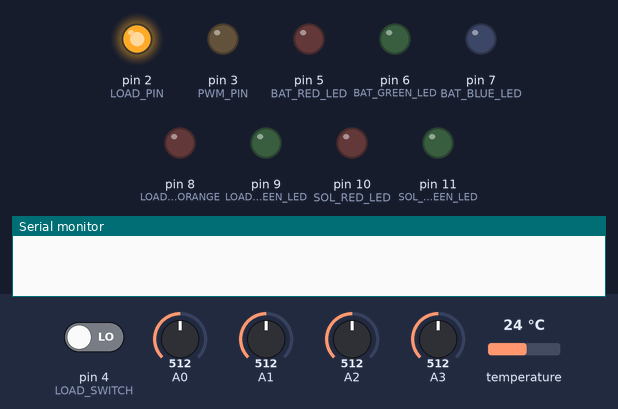
Recording of a sketch running on a simulated Arduino Uno, built with avr-gcc and run on an emulated ATmega328P. Parts: output pins drawn as LEDs (lit = HIGH), the last lines printed to the serial monitor. The inputs (shaded band) are chosen by the test bench; at power-on: pin 4 (LOAD_SWITCH) LOW, A0 = 512, A1 = 512, A2 = 512, A3 = 512, temperature 24 °C.

Above: at 1.2 s.
1.3 s: pin 4 (LOAD_SWITCH) driven HIGH
At 1.9 s:
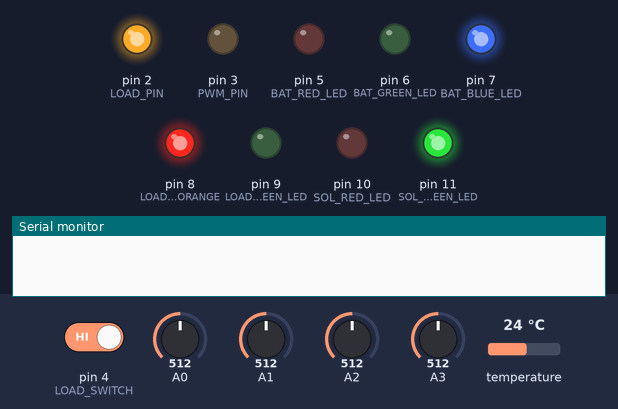
9.8 s: pin 4 (LOAD_SWITCH) driven LOW
At 9.8 s:
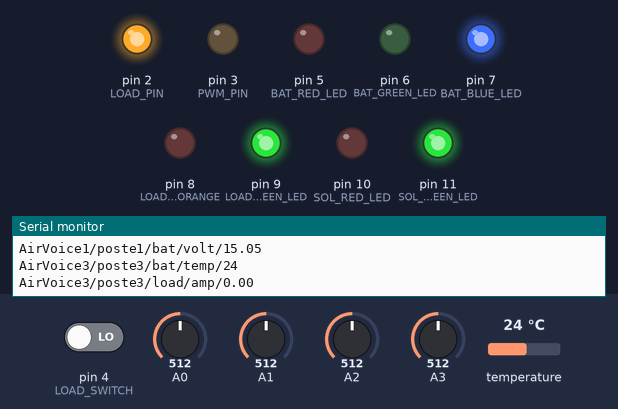
11.3 s: pin 4 (LOAD_SWITCH) driven HIGH
At 17.5 s:
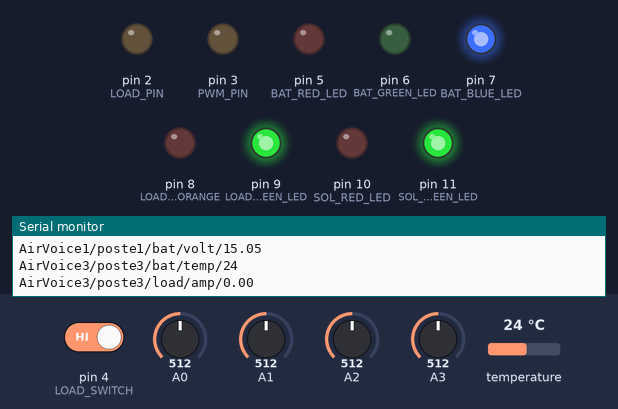
Timing chart, 0 to 25.3 s (numbered marks = the images above; inputs shaded):
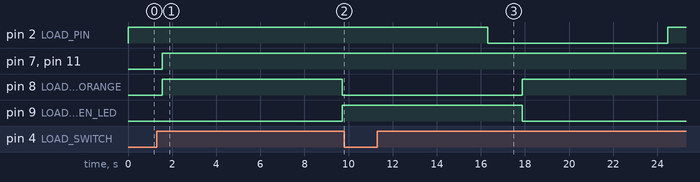

The sketch:

Solar_Charger_V7_ABN.ino
```cpp
////////////////////////////////PWM SOLAR CHARGE CONTROLLER V-7.0  POSTE 3/////////////
//-------------------------------------------------------------------------------------
//  Author: JOSEP LOPEZ SANCHEZ
//          www.ea3abn.com
//  This code is for an arduino based Solar PWM charge controller ( V-2.0)
//  Credit :logic of 3 stage charging
//  Last updated on 04/05/2023
//-------------------------------------------------------------------------------------
// Arduino pins Connections------------------------------------------------------------

    // A0 - Voltage divider to measure solar panel voltage
    // A1 - Voltage divider to measure battery voltage
    // A2 - ACS712 to monitor load current
    // A3 - ACS712 to monitor solar current
    // A4 - LCD SDA
    // A5 - LCD SCL
    // D0 - Not used
    // D1 - Not used
    // D2 - Control Load MOSFET Q2
    // D3 - PWM Output to control MOSFET Q1
    // D4 - Push Switch Control LOAD (ADDED)<<<<<<<<<<<<<<<
    // D5 - Battery Red LED
    // D6 - Battery Green LED
    // D7 - Battery Blue LED
    // D8 - Load Red Led
    // D9 - Load Green Led
    // D10- Solar Red LED
    // D11- Solar Green LED
    // D12- DS18B20 Temp. Sensor
    // D13-not used

#include <Wire.h>
#include <OneWire.h>
#include <DallasTemperature.h>

#define SOL_ADC A0          // Solar panel side voltage divider is connected to pin A0
#define BAT_ADC A1          // Battery side voltage divider is connected to pin A1
#define LOAD_CURRENT_ADC A2 // ACS 712 current sensor is connected to pin A2 for load curremt
#define SOL_CURRENT_ADC A3  // ACS 712 current sensor is connected to pin A3 for solar current
#define AVG_NUM 10          // number of iterations of the adc routine to average the adc readings
#define BAT_MIN 10.5        // minimum battery voltage for 12V system "CHANGED default BAT_MIN 10.5"
#define BAT_MAX 14.6        // maximum battery voltage for 12V system "CHANGED default BAT_MAX 15.0"
#define BULK_CH_SP 14.6     // bulk charge set point for sealed lead acid battery // flooded type set it to 14.6V
#define FLOAT_CH_SP 13.6    // float charge set point for lead acid battery
#define LVD 11.5            // Low voltage disconnect setting for a 12V system default (11.5)
#define PWM_PIN 3           // pin-3 is used to control the charging MOSFET //the default frequency is 490.20Hz
#define LOAD_PIN 2          // pin-2 is used to control the load
#define LOAD_SWITCH 4       // pin-4 is used to SWICH ON OR OFF THE LOAD
#define BAT_RED_LED 5
#define BAT_GREEN_LED 6
#define BAT_BLUE_LED 7
#define LOAD_RED_ORANGE 8
#define LOAD_GREEN_LED 9
#define SOL_RED_LED 10
#define SOL_GREEN_LED 11
#define ONE_WIRE_BUS 12 // Data wire of DS18B20 temp. sensor is connected to pin 12

//-----------------------------------------------------------------------------------------------------
///////////////////////DECLARACION DE TODAS LAS VARIABLES GLOBALES ////////////////////////////////////
//----------------------------------------------------------------------------------------------------
float solar_volt=0;
float bat_volt=0;
float load_current=0;
float solar_current=0;
float offsetVoltage = 2.5; // for ACS712 sensor
float Sensitivity =0.100; // 100mV/A for ACS712-20A variant
int temperature=0;
int temp_change=0;
float system_volt=0;
float bulk_charge_sp=0;
float float_charge_sp=0;
int charge_stage =0;
int load_status=0;///////////////////////////////////////////////////////////////////////////////////////
double PWM_Duty =0; // PWM_Duty varies from 0 to 255
float lvd; // <<<<<<<<<<<<<<<<Almacenamos el valor del voltage minimo de desconexion para bateria de 12v
int Biestable=0; // VARIABLE PARA LA CONMUTACION del Switch ON/OFF

// Variables Para las Medidas de Potencia y Energia
long unsigned time =0;
long unsigned msec=0;
long unsigned last_msec=0;
long unsigned elasped_msec=0;
long unsigned elasped_time=0;
float load_ampSecs = 0;
float load_ampHours=0;
float load_watts=0;
float load_wattSecs = 0;
float load_wattHours=0;
float solar_ampSecs = 0;
float solar_ampHours=0;
float solar_watts=0;
float solar_wattSecs = 0;
float solar_wattHours=0;

OneWire oneWire(ONE_WIRE_BUS); // Setup a oneWire instance to communicate with any OneWire devices
DallasTemperature sensors(&oneWire); // Pass our oneWire reference to Dallas Temperature sensor
//******************************************************* MAIN PROGRAM START ************************
void setup()
{

Serial.begin(9600);
sensors.begin(); // // Start up the library
TCCR2B = TCCR2B & B11111000 | 0x03;    // pin 3 PWM frequency of 980.39 Hz

pinMode(SOL_RED_LED ,OUTPUT);
pinMode(SOL_GREEN_LED,OUTPUT);
pinMode(BAT_RED_LED,OUTPUT);
pinMode(BAT_GREEN_LED,OUTPUT);
pinMode(BAT_BLUE_LED,OUTPUT);
pinMode(LOAD_RED_ORANGE ,OUTPUT);
pinMode(LOAD_GREEN_LED,OUTPUT);
pinMode(PWM_PIN,OUTPUT);
pinMode(LOAD_PIN,OUTPUT);   //<<<<< SALIDA DE CARGA
pinMode(LOAD_SWITCH,INPUT); // Define pinD4 input to control the load ON/OFF <<<<< PULSADOR CARGA
digitalWrite(PWM_PIN,LOW);  // default value of pwm duty cycle
digitalWrite(LOAD_PIN,HIGH);  // default load state is ON CADA VEZ QUE ARRANCAMOS
//digitalWrite (LOAD_RED_ORANGE,LOW);
//digitalWrite(LOAD_GREEN_LED,HIGH);// default load led state is ON CADA VEZ QUE ARRANCAMOS
}

void loop()
{
 load_Push();             // Lectura del pulsador de ON/OFF de la carga
 read_data();             // read different sensors data from analog pin of arduino
 system_voltage();        // detect the system voltage according to battery voltage
 setpoint();              // decide the charge set point according to system voltage
 charge_cycle();          // pwm charging of battery
 led_indication();        // led indication
 print_data();            // print in serial monitor
 }
//************************* FIN DEL PROGRAMA LOOP ****************************

//------------------------------------------------------------------------------------------------
/////////////////  LEEMOS Y PROMEDIAMOS LAS ENTRADAS ANALOGICAS (SOLAR VOLTAGE,BATTERY VOLTAGE)///
//------------------------------------------------------------------------------------------------
int read_adc(int adc_parameter)
{

  int sum = 0;
  int sample ;
  for (int i=0; i<AVG_NUM; i++)
  {                                        // loop through reading raw adc values AVG_NUM number of times
    sample = analogRead(adc_parameter);    // read the input pin
    sum += sample;                        // store sum for averaging
    delayMicroseconds(50);              // pauses for 50 microseconds
  }
  return(sum / AVG_NUM);                // divide sum by AVG_NUM to get average and return it
}
//-------------------------------------------------------------------------------------
//////////////ENCENDIDO Y APAGADO DE LA CARGA MEDIANTE EL PULSADOR ON/OFF /////////////
//-------------------------------------------------------------------------------------
void load_Push(void)
{
  // Encender la carga si pulsamos el pulsador y la variable Biestable es igUal a cero
  {
 if (digitalRead(LOAD_SWITCH)==HIGH && Biestable==0 && load_status==0)
  {
   Biestable=1;
   load_status=1;
   digitalWrite(LOAD_PIN, HIGH); // load is ON
   delay(10);
  }
  // Apagar LED si pulsamos el pulsador y la variable biestable es igUal a uno
   else if (digitalRead(LOAD_SWITCH)==HIGH && Biestable==1 && load_status==1)
  {
   Biestable=0;// Cambiamos valor de variable a 0
   load_status=0;
   digitalWrite(LOAD_PIN, LOW); //load is OFF
   delay(10);
  }
  }
}
//-------------------------------------------------------------------------------------
////////////////////////////////////READ THE DATA//////////////////////////////////////
//-------------------------------------------------------------------------------------
 void read_data(void)
 {
   // 5V = ADC value 1024 => 1 ADC value = (5/1024)Volt= 0.0048828Volt
   // Vout=Vin*R2/(R1+R2) => Vin = Vout*(R1+R2)/R2   R1=100 and R2=20

     solar_volt = read_adc(SOL_ADC)*0.00500*(120/20);/// valor por defecto 0.00488 valor corregido *0.00540*
     bat_volt   = read_adc(BAT_ADC)*0.00490*(120/20);/// valor por defecto 0.00488 valor corregido *0.00580*
     load_current = ((read_adc(LOAD_CURRENT_ADC)*0.00488 - offsetVoltage -0.05)/Sensitivity ); // 2.4V offset when no load is connected
     solar_current = ((read_adc(SOL_CURRENT_ADC)*0.00488 - offsetVoltage)/ Sensitivity );
      if (load_current <0)
     {
      load_current = 0;
     }
     if (solar_current <0)
     {
      solar_current = 0;
     }

    sensors.requestTemperatures();  // get temperature readings
    temperature = sensors.getTempCByIndex(0) ;    // 0 refers to the first IC on the wire

  }
//------------------------------------------------------------------------------------------------------------
/////////////////////////////////ENVIO DE TRAMA AL MODULO LORA //////////////////////////////////////////////
//------------------------------------------------------------------------------------------------------------

void print_data(void)
{
  delay(1000); // Agrega una pausa para evitar enviar datos demasiado rápido

  // Envía el voltaje solar
  Serial.print("AirVoice3/");
  Serial.print("poste3");
  Serial.print("/sol/volt/");
  Serial.println(solar_volt);
  delay(1400);
  // Envía intensidad de carga desde el panel solar
  Serial.print("AirVoice3/");
  Serial.print("poste3");
  Serial.print("/sol/chge/");
  Serial.println(solar_current);
  delay(1400);
  // Envía el voltaje de la batería
  Serial.print("AirVoice1/");
  Serial.print("poste1");
  Serial.print("/bat/volt/");
  Serial.println(bat_volt);
  delay(1400);
  // Envía la temperatura de la batería
  Serial.print("AirVoice3/");
  Serial.print("poste3");
  Serial.print("/bat/temp/");
  Serial.println(temperature);
   delay(1400);
  // Envía el valor del consumo de la carga
  Serial.print("AirVoice3/");
  Serial.print("poste3");
  Serial.print("/load/amp/");
  Serial.println(load_current);

 }
//------------------------------------------------------------------------------------------------
//////////////////////////////////SISTEMA DE DETECCION AUTOMATICA DEL VOLTAJE ////////////////////
//------------------------------------------------------------------------------------------------
void system_voltage(void)
{
  if ((bat_volt >BAT_MIN) && (bat_volt < BAT_MAX))
  {
     system_volt = 12;
  }
}
//----------------------------------------------------------------------------------------------
 ////////////////////////////////////CHARGE SET POINT //////////////////////////////////////////
//----------------------------------------------------------------------------------------------

void setpoint(void)
{
  temp_change =temperature-25.0; // 25deg cel is taken as standard room temperature
  // temperature compensation = -5mv/degC/Cell
  // If temperature is above the room temp ;Charge set point should reduced
  // If temperature is bellow the room temp ;Charge set point should increased
  if(system_volt ==12)
  {
     bulk_charge_sp = BULK_CH_SP-(0.050*temp_change) ;
     float_charge_sp=FLOAT_CH_SP-(0.050*temp_change) ;
     lvd =LVD;
  }

  else if(system_volt ==6)
  {
     bulk_charge_sp = (BULK_CH_SP/2)-(0.015*temp_change) ;
     float_charge_sp= (FLOAT_CH_SP/2)-(0.015*temp_change) ;
     lvd=LVD/2;
  }
}
//---------------------------------------------------------------------------------------------
 //////////////////////////////////////PWM CHARGE CYCLE @500 HZ //////////////////
 //--------------------------------------------------------------------------------------------
void charge_cycle(void)
{
  if(solar_volt <= 10){
    read_data();         // Reading voltage temp from the sensors
    setpoint();          // Reading temp compensated charging set point
    PWM_Duty = 0;
    analogWrite(PWM_PIN,PWM_Duty);  //generate PWM from D9 @ 0% duty // Shut down the charger

    }
//----------------------------------------------------------------------------------------------
////////////////////////////////////PWM CHARGE CYCLE @500 HZ ///////////////////////////////////
//----------------------------------------------------------------------------------------------

///////////////////////////////////  STAGE-1 (BULK CHARGING)////////////////////////////////////
    // During this stage the MOSFET is fully on by setting the duty cycle to 100%
    // Constant Current Charging
////////////////////////////////////////////////////////////////////////////////////////////
  if((bat_volt < bulk_charge_sp) && (solar_volt> (bat_volt + .5)) && charge_stage == 1){
    read_data();        // Reading voltage and temp from the sensors
    setpoint();               // Reading temp compensated charging set point
    PWM_Duty = 252.45;
    analogWrite(PWM_PIN,PWM_Duty); // 99 % duty cycle // rapid charging
   }
    charge_stage = 2;


///////////////////////////////////  STAGE-2 (TOPPING CHARGE)///////////////////////////
// During this stage the MOSFET is fully on by setting the duty cycle to 100%
// Constant voltage
////////////////////////////////////////////////////////////////////////////////////////

   // 25.5 is 10 % duty cycle
    if((PWM_Duty> 25.5 ) && (solar_volt > (bulk_charge_sp + .5)) && charge_stage == 2){
    time = millis();
     read_data();         // Reading voltage and temp from the sensors
     setpoint();              // Reading temp compensated charging set point

    if(bat_volt >= bulk_charge_sp){ // if the battery voltage rise above the bulk charge setpoint
    PWM_Duty--;                     // Slow down the charging rate by reducing the pwm duty cycle
    if(PWM_Duty < 0){               // if during slow down process duty cycle falls below 0% then set to 0%
    PWM_Duty=0;
    }
     analogWrite(PWM_PIN,PWM_Duty);    //generate PWM from D3 @ 0% duty // MOSFET Q1 is OFF
    }
    if(bat_volt < bulk_charge_sp){ // if the battery voltage falls below the bulk charge setpoint, then go to stage-1
    charge_stage = 1;
    }
    else{
      analogWrite(PWM_PIN,PWM_Duty);
    }

  /* while( millis()-time > 3600000){ // Ensure the charger stay 1hour in bulk charging
    charge_stage = 3;
   }
   */

    }
   charge_stage = 3;
 ///////////////////////////////////  STAGE-3 (FLOAT CHARGING)///////////////////////////
 // During this stage the MOSFET is fully on by setting the duty cycle to 100%
 // Constant Current Charging
 ////////////////////////////////////////////////////////////////////////////////////////

    if((solar_volt > ( float_charge_sp + .5)) && charge_stage == 3){
    read_data();         // Reading voltage and temp from the sensors
    setpoint();      // Reading temp compensated charging set point
    if(bat_volt >= float_charge_sp){ // if the battery voltage is more than float charge setpoint then shut down the charger
    PWM_Duty = 0;                    // setting duty cycle =0 to turn off the MOSFET Q1
    analogWrite(PWM_PIN,PWM_Duty);  //generate PWM from D9 @ 0% duty // MOSFET Q1 is OFF
    }
    else if(bat_volt <  float_charge_sp - 0.5){ // if the battery voltage falls below the float charge setpoint then go to stage -1
    charge_stage = 1;
    }
    else{
    PWM_Duty = 252.25; // setting duty cycle = 5% for trickle charge

    analogWrite(PWM_PIN,PWM_Duty);  //generate PWM from D9 @ 5% duty // Q1 is driving @ 5% duty cycle

    }

   }
  }

//--------------------------------------------------------------------------
//////////////////////////LED INDICATION////////////////////////////////////
//--------------------------------------------------------------------------
void led_indication(void)
{
  solar_led();             //Solar led indication
  battery_led();           //Battery status led indication
  load_led();              //Load led indication
}
//-----------------------------------------------------------------
////////////////////////////SOLAR LED INDICATION///////////////////
//-----------------------------------------------------------------

  void solar_led()

  {
    if (solar_volt > float_charge_sp)
  {
      digitalWrite(SOL_RED_LED,LOW);
      digitalWrite(SOL_GREEN_LED,HIGH);  // Sun Light is available and charger is ready for charging
  }
  else
  {
      digitalWrite(SOL_GREEN_LED,LOW);
      digitalWrite(SOL_RED_LED,HIGH);  //Sun light is not available for charging

  }
     }
//----------------------------------------------------------------------
//////////////////////////////BATTERY LED INDICATION////////////////////
//----------------------------------------------------------------------
void battery_led(void)
{

   if( (bat_volt > system_volt) && ( bat_volt <bulk_charge_sp))
  {
      leds_off_all();
      digitalWrite(BAT_GREEN_LED,HIGH);  // battery voltage is healthy
  }
  else if(bat_volt >= bulk_charge_sp)
  {
      leds_off_all();
      digitalWrite(BAT_BLUE_LED,HIGH);  //battery is fully charged
  }
   else if(bat_volt < system_volt)
  {
      leds_off_all();
      digitalWrite(BAT_RED_LED,HIGH);  // battery voltage low
  }
}
//----------------------------------------------------------
//////////////////////////LOAD LED INDICATION///////////////
//----------------------------------------------------------
   void load_led()

 {
    if(load_status==1)
    {
      digitalWrite(LOAD_RED_ORANGE, LOW);
      digitalWrite(LOAD_GREEN_LED,HIGH);
    }
    else if(load_status==0)
    {
      digitalWrite(LOAD_GREEN_LED, LOW);
      digitalWrite(LOAD_RED_ORANGE,HIGH);
    }
}
//---------------------------------------------------------------------
//////////////////////// TURN OFF ALL THE battery LEDs ////////////////
//---------------------------------------------------------------------
void leds_off_all(void)

{

  digitalWrite(BAT_RED_LED,LOW);
  digitalWrite(BAT_GREEN_LED,LOW);
  digitalWrite(BAT_BLUE_LED,LOW);

}
```

Measured:
- after the input at 1.3 s, pin 9 (LOAD_GREEN_LED): LOW → HIGH after 8.4 s
- after the input at 11.3 s, pin 2 (LOAD_PIN): HIGH → LOW after 5.0 s, → HIGH 8.2 s later; pin 8 (LOAD_RED_ORANGE): LOW → HIGH after 6.6 s; pin 9 (LOAD_GREEN_LED): HIGH → LOW after 6.6 s
